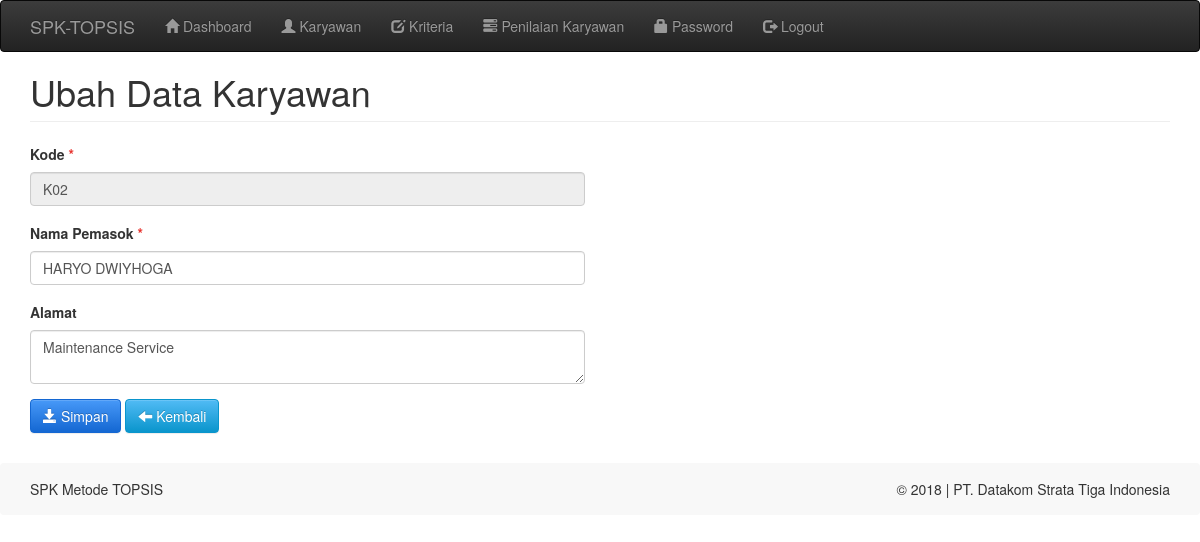
Screenshot of /index.php?m=karyawan_ubah&ID=K02 (signed in) with the database file from the repository.
### tables this page shows
CREATE TABLE `tb_karyawan` (
  `kode_karyawan` varchar(16) NOT NULL,
  `nik` varchar(10) DEFAULT NULL,
  `nama_karyawan` varchar(100) NOT NULL,
  `departemen` varchar(100) NOT NULL,
  `total` double NOT NULL,
  `rank` int(11) NOT NULL
);

### config.php (called while the page is built)
<?php
$config["server"]='localhost';
$config["username"]='root';
$config["password"]='';
$config["database_name"]='db_spk_topsis';

### includes/ez_sql_core.php (called while the page is built, shortened)
<?php
	class ezSQLcore
	{
		var $show_errors      = true;
		var $timers           = array();
		function get_host_port( $host, $default = false )
		{
			$port = $default;
			return array( $host, $port );
		}
		function flush()
		{
			$this->last_result = array();
		}
		function get_row($query=null,$output=OBJECT,$y=0)
		{
			if ( $query )
			{
				$this->query($query);
			}
			if ( $output == OBJECT )
			{
				return $this->last_result[$y]?$this->last_result[$y]:null;
			}
			elseif ( $output == ARRAY_A )
			{
				return $this->last_result[$y]?get_object_vars($this->last_result[$y]):null;
			}
			elseif ( $output == ARRAY_N )
			{
				return $this->last_result[$y]?array_values(get_object_vars($this->last_result[$y])):null;
			}
			else
			{
				$this->show_errors ? trigger_error(" \$db->get_row(string query, output type, int offset) -- Output type must be one of: OBJECT, ARRAY_A, ARRAY_N",E_USER_WARNING) : null;
			}
		}
		function timer_get_cur()
		{
			list($usec, $sec) = explode(" ",microtime());
			return ((float)$usec + (float)$sec);
		}
		function timer_start($timer_name)
		{
			$this->timers[$timer_name] = $this->timer_get_cur();
		}
		function timer_elapsed($timer_name)
		{
			return round($this->timer_get_cur() - $this->timers[$timer_name],2);
		}
	}

### functions.php (called while the page is built, shortened)
<?php
include'config.php';
include'includes/ez_sql_core.php';
include'includes/ez_sql_mysqli.php';
$db = new ezSQL_mysqli($config[username], $config[password], $config[database_name], $config[server]);
include'includes/general.php';

### includes/ez_sql_mysqli.php (called while the page is built, shortened)
<?php
	$ezsql_mysqli_str = array
	(
		1 => 'Require $dbuser and $dbpassword to connect to a database server',
		2 => 'Error establishing mySQLi database connection. Correct user/password? Correct hostname? Database server running?',
		3 => 'Require $dbname to select a database',
		4 => 'mySQLi database connection is not active',
		5 => 'Unexpected error while trying to select database'
	);
	class ezSQL_mysqli extends ezSQLcore
	{
		function connect($dbuser='', $dbpassword='', $dbhost='localhost', $dbport=false)
		{
			global $ezsql_mysqli_str; $return_val = false;
			if ( ! $dbuser )
			{
				$this->register_error($ezsql_mysqli_str[1].' in '.__FILE__.' on line '.__LINE__);
				$this->show_errors ? trigger_error($ezsql_mysqli_str[1],E_USER_WARNING) : null;
			}
			else
			{
				$this->dbh = new mysqli($dbhost,$dbuser,$dbpassword, '', $dbport);
				if( $this->dbh->connect_errno )
				{
					$this->register_error($ezsql_mysqli_str[2].' in '.__FILE__.' on line '.__LINE__);
					$this->show_errors ? trigger_error($ezsql_mysqli_str[2],E_USER_WARNING) : null;
				}
				else
				{
					$return_val = true;
				}
			}
			return $return_val;
		}
		function query($query)
		{
			$return_val = 0;
			$query = trim($query);
			$this->result = @$this->dbh->query($query);
			if ( preg_match("/^(insert|delete|update|replace|truncate|drop|create|alter|begin|commit|rollback|set|lock|unlock|call)/i",$query) )
			{
				$is_insert = true;
				$this->rows_affected = @$this->dbh->affected_rows;
				if ( preg_match("/^(insert|replace)\s+/i",$query) )
				{
					$this->insert_id = @$this->dbh->insert_id;
				}
				$return_val = $this->rows_affected;
			}
			else
			{
				$is_insert = false;
				$i=0;
				$num_rows=0;
				while ( $row = @$this->result->fetch_object() )
				{
					$num_rows++;
				}
				$this->num_rows = $num_rows;
				$return_val = $this->num_rows;
			}
			return $return_val;
		}
	}

### includes/general.php (called while the page is built, shortened)
<?php
function set_value($key = null, $default = null){
    return $default;
}

### karyawan_ubah.php (the view, shortened to what this page needs)
<?php
    $row = $db->get_row("SELECT * FROM tb_karyawan WHERE kode_karyawan='$_GET[ID]'");
?>
<div class="page-header">
    <h1>Ubah Data Karyawan</h1>
</div>
<div class="row">
    <div class="col-sm-6">
        <form method="post">
            <div class="form-group">
                <label>Kode <span class="text-danger">*</span></label>
                <input class="form-control" type="text" name="kode_karyawan" readonly="readonly" value="<?=$row->kode_karyawan?>"/>
            </div>
            <div class="form-group">
                <label>Nama Pemasok <span class="text-danger">*</span></label>
                <input class="form-control" type="text" name="nama_karyawan" value="<?=set_value('nama_karyawan', $row->nama_karyawan)?>"/>
            </div>
            <div class="form-group">
                <label>Alamat <span class="text-danger"></span></label>
                <textarea class="form-control" name="departemen"><?=set_value('departemen', $row->departemen)?></textarea>
            </div>
            <div class="form-group">
                <button class="btn btn-primary"><span class="glyphicon glyphicon-save"></span> Simpan</button>
                <a class="btn btn-info" href="?m=karyawan"><span class="glyphicon glyphicon-arrow-left"></span> Kembali</a>
            </div>
            <?php include "includes/footer.php"; ?>

### assets/css/general.css (style rules this page uses)
html { position: relative; min-height: 100%; }
body { margin-bottom: 500px; }
.page-header { margin-top: 0; padding-bottom: 0; }
.page-header h1 { margin-top: 0; }

### rows the page displays
tb_karyawan: kode_karyawan "K02", nama_karyawan "HARYO DWIYHOGA", departemen "Maintenance Service"
